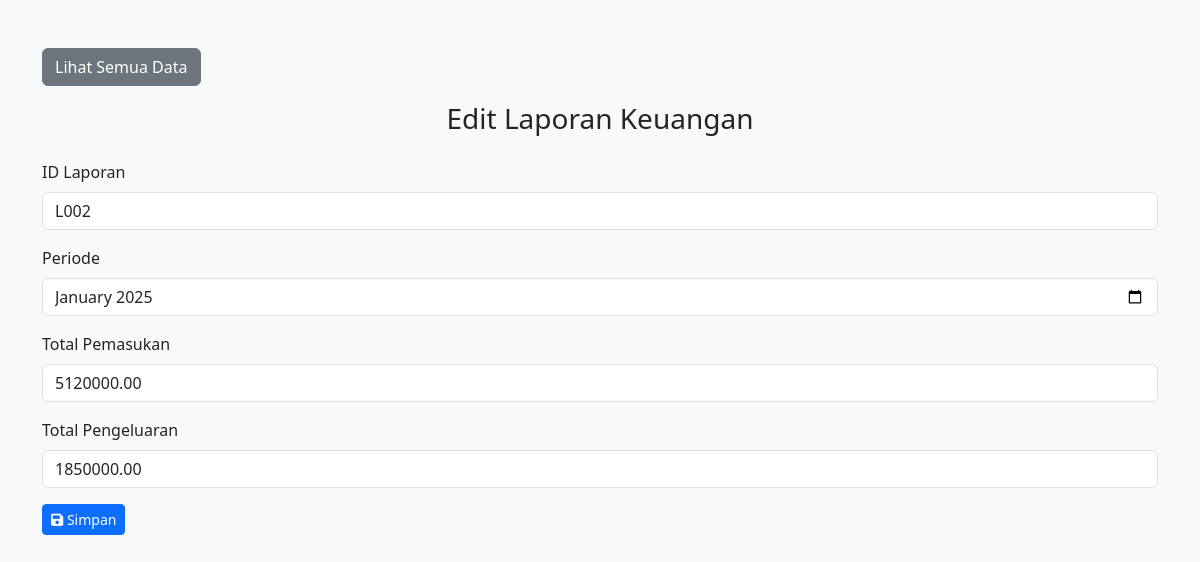
Page /laporan_keuangan/edit.php?id_laporan=L002 (signed in) on the committed database.
### tables this page shows
CREATE TABLE `laporan_keuangan` (
  `id_laporan` varchar(10) NOT NULL,
  `periode` varchar(20) NOT NULL,
  `total_pemasukan` decimal(15,2) NOT NULL,
  `total_pengeluaran` decimal(15,2) NOT NULL,
  `keuntungan` decimal(15,2) DEFAULT NULL
);

### laporan_keuangan/edit.php (the view, shortened to what this page needs)
<!DOCTYPE html>
<html>
<head>
    <link href="https://cdn.jsdelivr.net/npm/bootstrap@5.3.0/dist/css/bootstrap.min.css" rel="stylesheet">
    <link href="https://cdnjs.cloudflare.com/ajax/libs/font-awesome/6.0.0-beta3/css/all.min.css" rel="stylesheet">
</head>
<body class="bg-light">
    <div class="container mt-5">
        <a href="index.php" class="btn btn-secondary mb-3">Lihat Semua Data</a>
        <h3 class="text-center mb-4">Edit Laporan Keuangan</h3>
        <?php
        include '../koneksi.php';
        $id_laporan = $_GET['id_laporan'];
        $query_mysql = mysqli_query($koneksi, "SELECT * FROM laporan_keuangan WHERE id_laporan='$id_laporan'");
        $data = mysqli_fetch_array($query_mysql);
        $id_laporan = isset($_GET['id_laporan']) ? $_GET['id_laporan'] : $data['id_laporan'];
        $periode = isset($_GET['periode']) ? $_GET['periode'] : $data['periode'];
        $total_pemasukan = isset($_GET['total_pemasukan']) ? $_GET['total_pemasukan'] : $data['total_pemasukan'];
        $total_pengeluaran = isset($_GET['total_pengeluaran']) ? $_GET['total_pengeluaran'] : $data['total_pengeluaran'];
        ?>
        <form action="proses_edit.php" method="post">
            <div class="mb-3">
                <label for="id_laporan" class="form-label">ID Laporan</label>
                <input type="text" class="form-control" id="id_laporan" name="id_laporan" pattern="L\d{3}" title="Format : LXXX" value="<?php echo $id_laporan; ?>" required>
            </div>
            <div class="mb-3">
                <label for="periode" class="form-label">Periode</label>
                <input type="month" class="form-control" id="periode" name="periode" value="<?php echo $periode; ?>" required>
            </div>
            <div class="mb-3">
                <label for="total_pemasukan" class="form-label">Total Pemasukan</label>
                <input type="number" class="form-control" id="total_pemasukan" name="total_pemasukan" value="<?php echo $total_pemasukan; ?>" required>
            </div>
            <div class="mb-3">
                <label for="total_pengeluaran" class="form-label">Total Pengeluaran</label>
                <input type="number" class="form-control" id="total_pengeluaran" name="total_pengeluaran" value="<?php echo $total_pengeluaran; ?>" required>
            </div>
            <button type="submit" class="btn btn-primary btn-sm" title="Simpan">
                <i class="fas fa-save"></i> Simpan
            </button>
        </form>
    </div>
</body>
</html>

### rows in the picture
laporan_keuangan: periode "2025-01", total_pemasukan "5120000.00", total_pengeluaran "1850000.00"
